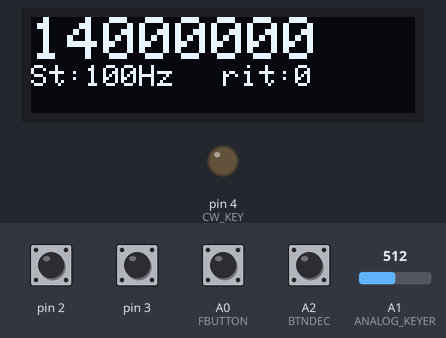
A sketch run on a simulated Arduino Nano, built with avr-gcc and run on an emulated ATmega328P. Parts: 128×32 one-colour display, output pins drawn as LEDs (lit = HIGH). The test bench sets the inputs (shaded band); at power-on: A0 (FBUTTON), A2 (BTNDEC), pin 2, pin 3 HIGH, A1 (ANALOG_KEYER) = 512. The display library's start-up logo is not drawn; pins used as bus, display or sensor lines are not drawn.

Above: at 1.4 s.
1.5 s: A0 (FBUTTON) pulled LOW for 1 s
At 2.18 s:
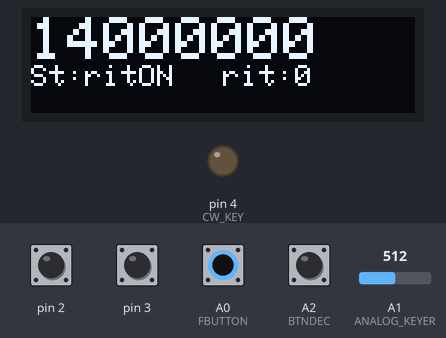
4.0 s: A1 (ANALOG_KEYER) set to 52
5.5 s: A1 (ANALOG_KEYER) set to 44
At 5.8 s:
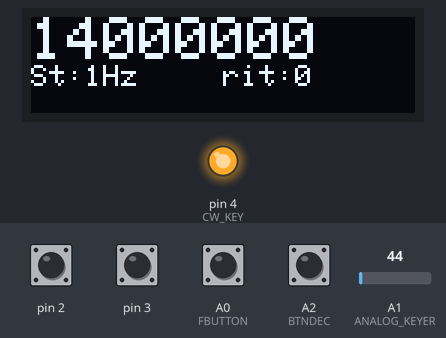
7.0 s: A2 (BTNDEC) pulled LOW for 1 s
At 8.9 s:
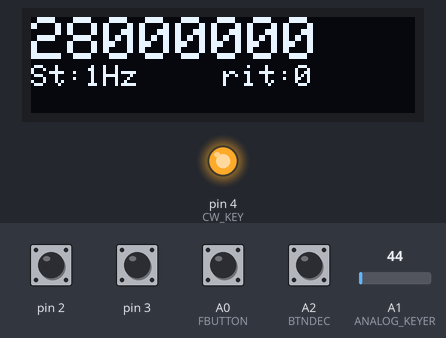
9.5 s: A0 (FBUTTON) pulled LOW for 0.15 s
At 10.7 s:
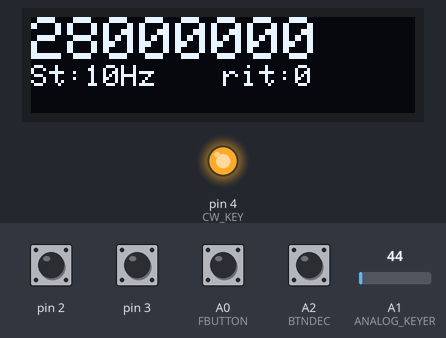
11.1 s: A2 (BTNDEC) pulled LOW for 0.15 s
At 12.6 s:
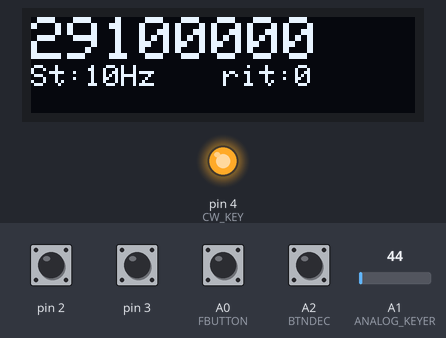
Timing chart, 0 to 13.7 s (numbered marks = the images above; inputs shaded):
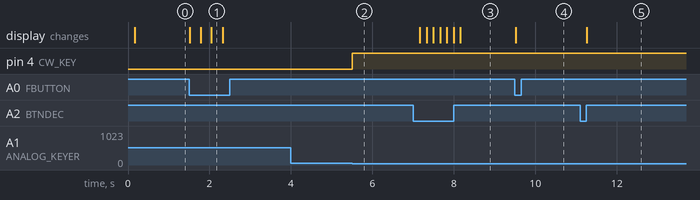

The sketch:

AD9833xCW3oledSPI.ino
```cpp
// (licence header left out)
// Include the library code
#include <SPI.h>
#include <Wire.h>
#include <rotary.h>
#include <Adafruit_SSD1306.h>

// If using software SPI (the default case):
#define OLED_MOSI   11
#define OLED_CLK   13
#define OLED_DC    9
#define OLED_CS    8
#define OLED_RESET 10

//Adafruit_SSD1306 display(OLED_RESET);
Adafruit_SSD1306 display(OLED_MOSI, OLED_CLK, OLED_DC, OLED_RESET, OLED_CS);

//Setup some items
const int SINE = 0x2000;                    // Define AD9833's waveform register value.
const int SQUARE = 0x2028;                  // When we update the frequency, we need to
const int TRIANGLE = 0x2002;                // define the waveform when we end writing.

int wave = 0;
int waveType = SINE;
int wavePin = 7;

#define CW_TIMEOUT (600l) // in milliseconds, this is the parameter that determines how long the tx will hold between cw key downs
unsigned long cwTimeout = 0;     //keyer var - dead operator control
#define TX_RX (12)          // mute + (+12V) relay - antenna switch relay TX/RX, and +V in TX for PA - RF Amplifier (2 sided 2 possition relay)
#define CW_KEY (4)   // KEY output pin - in Q7 transistor colector (+5V when keyer down for RF signal modulation) (in Minima to enable sidetone generator on)
#define FBUTTON (A0)       // tuning step freq CHANGE from 1Hz to 1MHz step for single rotary encoder possition
#define ANALOG_KEYER (A1)  // KEYER input - for analog straight key
#define BTNDEC (A2)        // BAND CHANGE BUTTON from 1,8 to 29 MHz - 11 bands
char inTx = 0;     // trx in transmit mode temp var
char keyDown = 1;   // keyer down temp vat

const int FSYNC = 10;                       // Standard SPI pins for the AD9833 waveform generator.
const int CLK = 13;                         // CLK and DATA pins are shared with the TFT display.
const int DATA = 11;
const float refFreq = 25000000.0;           // On-board crystal reference frequency

#define pulseHigh(pin) {digitalWrite(pin, HIGH); digitalWrite(pin, LOW); }
Rotary r = Rotary(3,2); // sets the pins for rotary encoder uses.  Must be interrupt pins.

//unsigned long xit=1200; // RIT +600 Hz
unsigned long rx=14000000; // Starting frequency of VFO
unsigned long rx2=1; // temp variable to hold the updated frequency
unsigned long rxof=800; //800
unsigned long freqIF=12000000;
//unsigned long rxif=(freqIF-rxof); // IF freq, will be summed with vfo freq - rx variable, my xtal filter now is made from 6 MHz xtals
unsigned long rxRIT=0;
int RITon=0;
unsigned long increment = 100; // starting VFO update increment in HZ. tuning step
int buttonstate = 0;   // temp var
String hertz = "100Hz";
int  hertzPosition = 0;

//byte ones,tens,hundreds,thousands,tenthousands,hundredthousands,millions ;  //Placeholders
String freq; // string to hold the frequency

// buttons temp var
int BTNdecodeON = 0;
int BTNinc = 3; // set number of default band minus 1

// start variable setup

void setup() {

//set up the pins in/out and logic levels

pinMode(TX_RX, OUTPUT);
digitalWrite(TX_RX, LOW);

pinMode(CW_KEY, OUTPUT);
digitalWrite(CW_KEY, LOW);

pinMode(BTNDEC,INPUT);    // band change button
digitalWrite(BTNDEC,HIGH);    // level

pinMode(FBUTTON,INPUT); // Connect to a button that goes to GND on push - rotary encoder push button - for FREQ STEP change
digitalWrite(FBUTTON,HIGH);  //level

// Initialize the Serial port so that we can use it for debugging
//Serial.begin(115200);

// Can't set SPI MODE here because the display and the AD9833 use different MODES.
SPI.begin();
delay(50);

  AD9833reset();                                   // Reset AD9833 module after power-up.
  delay(50);
  AD9833setFrequency((rx-freqIF), SQUARE);                  // Set the frequency and Sine Wave output

  //  Serial.println("Start VFO ver 12.0");

  // by default, we'll generate the high voltage from the 3.3v line internally! (neat!)
//  display.begin(SSD1306_SWITCHCAPVCC, 0x3C);  // initialize with the I2C address 0x3C (for oled 128x32)

  display.begin(SSD1306_SWITCHCAPVCC);

  // Show image buffer on the display hardware.
  // Since the buffer is intialized with an Adafruit splashscreen
  // internally, this will display the splashscreen.
  display.display();

  // Clear the buffer.
	display.clearDisplay();
	display.setTextSize(2);
	display.setTextColor(WHITE);
	display.setCursor(0,0);
	display.println(rx);
	display.setTextSize(1);
	display.setCursor(0,16);
	display.print("St:");display.print(hertz);
	display.setCursor(64,16);
	display.print("rit:");display.print(rxRIT);
	display.display();

   //  rotary
  PCICR |= (1 << PCIE2);
  PCMSK2 |= (1 << PCINT18) | (1 << PCINT19);
  sei();

    AD9833setFrequency((rx-freqIF), SQUARE);     // Set AD9833 to frequency and selected wave type.
    delay(50);
}

///// START LOOP - MAIN LOOP

void loop() {
	checkCW();   		// when pres keyer
	checkBTNdecode();  // BAND change

// freq change
  if ((rx != rx2) || (RITon == 1)){
	    showFreq();
      AD9833setFrequency((rx-freqIF), SQUARE);     // Set AD9833 to frequency and selected wave type.
      rx2 = rx;
      }

//  step freq change + RIT ON/OFF
  buttonstate = digitalRead(FBUTTON);
  if(buttonstate == LOW) {
        setincrement();
    };

}
/// END of main loop ///
/// ===================================================== END ============================================


/// START EXTERNAL FUNCTIONS

ISR(PCINT2_vect) {
  unsigned char result = r.process();
if (result) {
	if (RITon==0){
		if (result == DIR_CW){rx=rx+increment;}
		else {rx=rx-increment;}
	}
	if (RITon==1){
		if (result == DIR_CW){
		  rxRIT=rxRIT+50;
		  }
		else {
		  rxRIT=rxRIT-50;
	 	  }
  }
}
}

// step increments for rotary encoder button
void setincrement(){
  if(increment == 0){increment = 1; hertz = "1Hz"; hertzPosition=0;RITon=0;}
  else if(increment == 1){increment = 10; hertz = "10Hz"; hertzPosition=0;RITon=0;}
  else if(increment == 10){increment = 50; hertz = "50Hz"; hertzPosition=0;RITon=0;}
  else if (increment == 50){increment = 100;  hertz = "100Hz"; hertzPosition=0;RITon=0;}
  else if (increment == 100){increment = 500; hertz="500Hz"; hertzPosition=0;RITon=0;}
  else if (increment == 500){increment = 1000000; hertz="1Mhz"; hertzPosition=0;RITon=0;}
  else{increment = 0; hertz = "ritON"; hertzPosition=0; RITon=1;};
  showFreq();
  delay(250); // Adjust this delay to speed up/slow down the button menu scroll speed.
}

// oled display functions
void showFreq(){
	display.clearDisplay();
	display.setTextSize(2);
	display.setTextColor(WHITE);
	display.setCursor(0,0);
	display.println(rx);
	display.setTextSize(1);
	display.setCursor(0,16);
	display.print("St:");display.print(hertz);
	display.setCursor(64,16);
	display.print("rit:");display.print(rxRIT);
	display.display();
}

// AD9833 documentation advises a 'Reset' on first applying power.
void AD9833reset() {
  WriteRegister(0x100);   // Write '1' to AD9833 Control register bit D8.
  delay(10);
}

// Set the frequency and waveform registers in the AD9833.
void AD9833setFrequency(long frequency, int Waveform) {

  long FreqWord = (frequency * pow(2, 28)) / refFreq;

  int MSB = (int)((FreqWord & 0xFFFC000) >> 14);    //Only lower 14 bits are used for data
  int LSB = (int)(FreqWord & 0x3FFF);

  //Set control bits 15 ande 14 to 0 and 1, respectively, for frequency register 0
  LSB |= 0x4000;
  MSB |= 0x4000;

  WriteRegister(0x2100);
  WriteRegister(LSB);                  // Write lower 16 bits to AD9833 registers
  WriteRegister(MSB);                  // Write upper 16 bits to AD9833 registers.
  WriteRegister(0xC000);               // Phase register
  WriteRegister(Waveform);             // Exit & Reset to SINE, SQUARE or TRIANGLE

}

void WriteRegister(int dat) {

  // Display and AD9833 use different SPI MODES so it has to be set for the AD9833 here.
  SPI.setDataMode(SPI_MODE2);

  digitalWrite(FSYNC, LOW);           // Set FSYNC low before writing to AD9833 registers
  delayMicroseconds(10);              // Give AD9833 time to get ready to receive data.

  SPI.transfer(highByte(dat));        // Each AD9833 register is 32 bits wide and each 16
  SPI.transfer(lowByte(dat));         // bits has to be transferred as 2 x 8-bit bytes.

  digitalWrite(FSYNC, HIGH);          //Write done. Set FSYNC high
}


//  BAND CHANGE !!! band plan - change if need
void checkBTNdecode(){

BTNdecodeON = digitalRead(BTNDEC);
    if(BTNdecodeON == LOW){
         BTNinc = BTNinc + 1;

         if(BTNinc > 11){
              BTNinc = 5;
              }

          switch (BTNinc) {
          case 1:
            rx=1810000;
            break;
          case 2:
            rx=3500000;
            break;
          case 3:
            rx=5351500;
            break;
          case 4:
            rx=7000000;
            break;
          case 5:
            rx=10100000;
            break;
          case 6:
            rx=14000000;
            break;
          case 7:
            rx=18068000;
            break;
          case 8:
            rx=21000000;
            break;
          case 9:
            rx=24890000;
            break;
          case 10:
            rx=28000000;
            break;
          case 11:
            rx=29100000;
            break;
          default:
            break;
        }
        delay(150);
    }
}

///////////////////////
/*CW is generated by keying the bias of a side-tone oscillator.
nonzero cwTimeout denotes that we are in cw transmit mode.
*/

void checkCW(){
  pinMode(TX_RX, OUTPUT);
  if (keyDown == 0 && analogRead(ANALOG_KEYER) < 50){
    //switch to transmit mode if we are not already in it
    if (inTx == 0){
      //put the TX_RX line to transmit
      digitalWrite(TX_RX, 1);
      AD9833setFrequency((rx-rxof), SQUARE);     // Set AD9833 to frequency and selected wave type.
    }
    inTx = 1;
    keyDown = 1;
    digitalWrite(CW_KEY, 1); //start the side-tone
  }

  //reset the timer as long as the key is down
  if (keyDown == 1){
    AD9833setFrequency((rx-rxof), SQUARE);     // Set AD9833 to frequency and selected wave type.
    cwTimeout = CW_TIMEOUT + millis();
  }

  //if we have a keyup
  if (keyDown == 1 && analogRead(ANALOG_KEYER) > 150){
     keyDown = 0;
     inTx = 0;
     digitalWrite(CW_KEY, 0);  // stop the side-tone
     digitalWrite(TX_RX, 0);
     AD9833setFrequency((rx-freqIF), SQUARE);     // Set AD9833 to frequency and selected wave type.
     cwTimeout = millis() + CW_TIMEOUT;
  }

  //if we have keyuup for a longish time while in cw rx mode
  if (inTx == 1 && cwTimeout < millis()){
     //move the radio back to receive
	digitalWrite(CW_KEY, 0);
    digitalWrite(TX_RX, 0);
    AD9833setFrequency((rx-freqIF), SQUARE);     // Set AD9833 to frequency and selected wave type.
    inTx = 0;
    cwTimeout = 0;
  }
}

//// OK END OF PROGRAM
```

Measured:
- the behaviour switches between 50 and 49 on A1 (ANALOG_KEYER) (found by bisection; images 1 and 2)
- after the input at 1.5 s, the display: first changes at once (image 1 shows a later state)
- after the input at 4.0 s, every drawn part: stays the same
- after the input at 5.5 s, pin 4 (CW_KEY): LOW → HIGH at once
- after the input at 7.0 s, the display: first changes after 0.17 s (image 3 shows a later state)
- after the input at 9.5 s, the display: changes at once (image 4)
- after the input at 11.1 s, the display: changes after 0.17 s (image 5)
